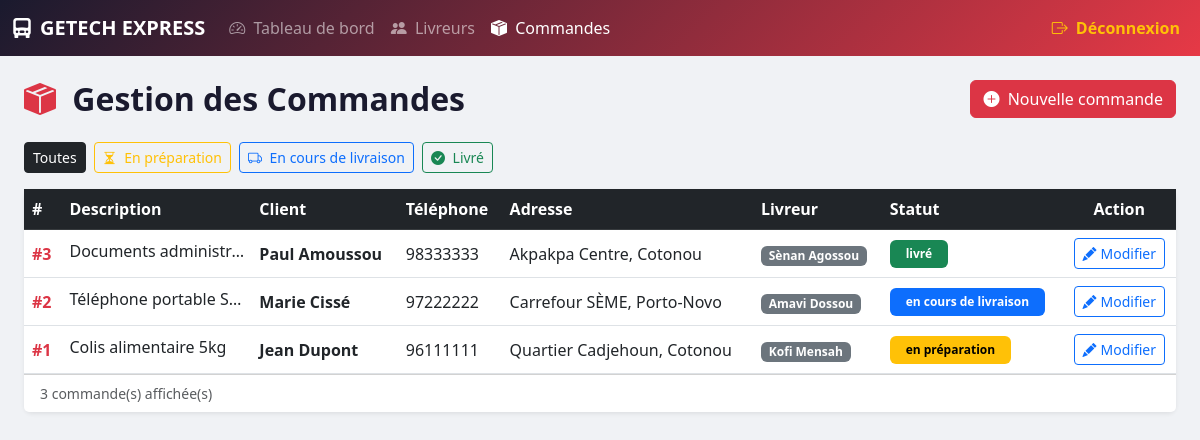
The page /commandes.php (signed in) on the database its author committed.
### tables this page shows
CREATE TABLE IF NOT EXISTS commande (
    id            INT         NOT NULL AUTO_INCREMENT,
    description   TEXT        NOT NULL,
    client        VARCHAR(150) NOT NULL,
    telclient     VARCHAR(20) NOT NULL,
    adresseclient VARCHAR(255) NOT NULL,
    statut        ENUM('en préparation', 'en cours de livraison', 'livré') NOT NULL DEFAULT 'en préparation',
    livreur_id    INT         DEFAULT NULL,
    PRIMARY KEY (id),
    CONSTRAINT fk_commande_livreur
        FOREIGN KEY (livreur_id) REFERENCES livreur(id)
        ON DELETE SET NULL
        ON UPDATE CASCADE
);

CREATE TABLE IF NOT EXISTS livreur (
    id          INT          NOT NULL AUTO_INCREMENT,
    nomcomplet  VARCHAR(150) NOT NULL,
    telephone   VARCHAR(20)  NOT NULL,
    PRIMARY KEY (id)
);

### commandes.php (the view, shortened to what this page needs)
<?php
require_once 'config.php';
$filtre = $_GET['statut'] ?? '';
$statuts_valides = ['en préparation', 'en cours de livraison', 'livré'];
if ($filtre && in_array($filtre, $statuts_valides)) {
    $stmt = $pdo->prepare("
        SELECT c.*, l.nomcomplet AS livreur_nom
        FROM commande c
        LEFT JOIN livreur l ON c.livreur_id = l.id
        WHERE c.statut = ?
        ORDER BY c.id DESC
    ");
    $stmt->execute([$filtre]);
} else {
    $stmt = $pdo->query("
        SELECT c.*, l.nomcomplet AS livreur_nom
        FROM commande c
        LEFT JOIN livreur l ON c.livreur_id = l.id
        ORDER BY c.id DESC
    ");
}
$commandes = $stmt->fetchAll();
?>
<!DOCTYPE html>
<html lang="fr">
<head>
    <link href="https://cdn.jsdelivr.net/npm/bootstrap@5.3.0/dist/css/bootstrap.min.css" rel="stylesheet">
    <link href="https://cdn.jsdelivr.net/npm/bootstrap-icons@1.10.5/font/bootstrap-icons.css" rel="stylesheet">
</head>
<body>
<?php require_once 'header.php'; ?>
<div class="container-fluid py-4 px-4">
    <div class="d-flex justify-content-between align-items-center mb-4 flex-wrap gap-2">
        <h2 class="page-title mb-0">
            <i class="bi bi-box-seam-fill me-2 text-danger"></i> Gestion des Commandes
        </h2>
        <a href="ajouter_commande.php" class="btn btn-danger">
            <i class="bi bi-plus-circle-fill me-1"></i> Nouvelle commande
        </a>
    </div>
    <div class="mb-3 d-flex flex-wrap gap-2">
        <a href="commandes.php"
           class="btn btn-sm <?= !$filtre ? 'btn-dark' : 'btn-outline-dark' ?>">
            Toutes
        </a>
        <a href="commandes.php?statut=en+pr%C3%A9paration"
           class="btn btn-sm <?= $filtre === 'en préparation' ? 'btn-warning' : 'btn-outline-warning' ?>">
            <i class="bi bi-hourglass-split me-1"></i> En préparation
        </a>
        <a href="commandes.php?statut=en+cours+de+livraison"
           class="btn btn-sm <?= $filtre === 'en cours de livraison' ? 'btn-primary' : 'btn-outline-primary' ?>">
            <i class="bi bi-truck me-1"></i> En cours de livraison
        </a>
        <a href="commandes.php?statut=livr%C3%A9"
           class="btn btn-sm <?= $filtre === 'livré' ? 'btn-success' : 'btn-outline-success' ?>">
            <i class="bi bi-check-circle-fill me-1"></i> Livré
        </a>
    </div>
    <div class="card shadow-sm border-0 rounded-3">
        <div class="card-body p-0">
            <div class="table-responsive">
                <table class="table table-hover align-middle mb-0">
                    <thead class="table-dark">
                        <tr>
                            <th>#</th>
                            <th>Description</th>
                            <th>Client</th>
                            <th>Téléphone</th>
                            <th>Adresse</th>
                            <th>Livreur</th>
                            <th>Statut</th>
                            <th class="text-center">Action</th>
                        </tr>
                    </thead>
                    <tbody>
                        <?php if (empty($commandes)): ?>
                            <tr>
                                <td colspan="8" class="text-center text-muted py-5">
                                    <i class="bi bi-inbox fs-2 d-block mb-2"></i>
                                    Aucune commande <?= $filtre ? 'avec ce statut' : 'enregistrée' ?>.
                                    <?php if (!$filtre): ?>
                                        <a href="ajouter_commande.php">Créez la première !</a>
                                    <?php endif; ?>
                                </td>
                            </tr>
                        <?php else: ?>
                            <?php foreach ($commandes as $cmd): ?>
                                <tr>
                                    <td class="fw-bold text-danger">#<?= $cmd['id'] ?></td>
                                    <td style="max-width:180px;">
                                        <span class="text-truncate d-inline-block" style="max-width:180px;"
                                              title="<?= htmlspecialchars($cmd['description']) ?>">
                                            <?= htmlspecialchars($cmd['description']) ?>
                                        </span>
                                    </td>
                                    <td class="fw-semibold"><?= htmlspecialchars($cmd['client']) ?></td>
                                    <td><?= htmlspecialchars($cmd['telclient']) ?></td>
                                    <td><?= htmlspecialchars($cmd['adresseclient']) ?></td>
                                    <td>
                                        <?php if ($cmd['livreur_nom']): ?>
                                            <span class="badge bg-secondary">
                                                <?= htmlspecialchars($cmd['livreur_nom']) ?>
                                            </span>
                                        <?php else: ?>
                                            <span class="text-muted fst-italic small">Non affecté</span>
                                        <?php endif; ?>
                                    </td>
                                    <td>
                                        <?php
                                        $badge = match($cmd['statut']) {
                                            'en préparation'        => 'badge-prep',
                                            'en cours de livraison' => 'badge-cours',
                                            'livré'                 => 'badge-livre',
                                            default                 => 'bg-secondary text-white',
                                        };
                                        ?>
                                        <span class="badge <?= $badge ?> px-3 py-2">
                                            <?= htmlspecialchars($cmd['statut']) ?>
                                        </span>
                                    </td>
                                    <td class="text-center">
                                        <a href="modifier_statut.php?id=<?= $cmd['id'] ?>"
                                           class="btn btn-sm btn-outline-primary">
                                            <i class="bi bi-pencil-fill me-1"></i>Modifier
                                        </a>
                                    </td>
                                </tr>
                            <?php endforeach; ?>
                        <?php endif; ?>
                    </tbody>
                </table>
            </div>
        </div>
        <div class="card-footer bg-white text-muted small">
            <?= count($commandes) ?> commande(s) affichée(s)
        </div>
    </div>
</div>
</body>
</html>

### commandes.php (style rules this page uses)
body { background-color: #f0f2f5; }
.page-title { font-weight: 700; color: #1a1a2e; }
.badge-prep { background-color: #ffc107; color:#000; }
.badge-cours { background-color: #0d6efd; color:#fff; }
.badge-livre { background-color: #198754; color:#fff; }

### rows shown on the page
commande: id "3", description "Documents administr…", client "Paul Amoussou", telclient "98333333", adresseclient "Akpakpa Centre, Cotonou", livreur.nomcomplet "Sènan Agossou", statut "livré"
commande: id "2", description "Téléphone portable S…", client "Marie Cissé", telclient "97222222", adresseclient "Carrefour SÈME, Porto-Novo", livreur.nomcomplet "Amavi Dossou", statut "en cours de livraison"
commande: id "1", description "Colis alimentaire 5kg", client "Jean Dupont", telclient "96111111", adresseclient "Quartier Cadjehoun, Cotonou", livreur.nomcomplet "Kofi Mensah", statut "en préparation"

### other values the page prints
count($commandes) "3"
